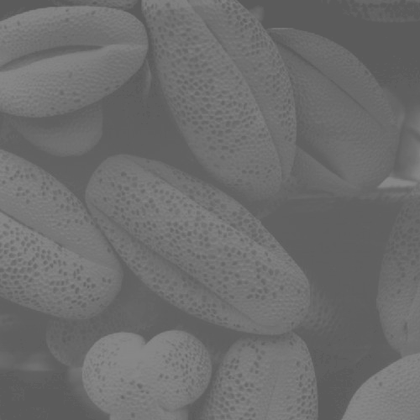
%> input picture DIP/DIP参考书籍代码和素材/0_images/gsls_test1.tif, 420 x 420 px, shrunk from 500 x 500 before the run
$ octave Image_Constrast2.m   (GNU Octave 9; MATLAB toolbox functions it lacks are replaced by stand-ins)
%> lines starting %> are read from the running program, lines starting %| are printed output that depends on the picture
### DIP/DIP参考书籍代码/2_Matlab_Project/3.2_Image_Constrast/Gray2Gray_Data_Gen.m
% 打印函数2：Gray输入，Gray输出
%   Gray2Gray_Data_Gen(uint8 img_Gray1, uint8 img_Gray2)
%   img_Gray1：输入待处理的灰度图像
%   img_Gray2：输入处理后的灰度图像
%   img_Gray1.dat：输出待处理的灰度图像hex数据（比对源数据）
%   img_Gray2.dat：输出处理完的灰度图像hex数据（比对结果）

function Gray2Gray_Data_Gen(img_Gray1,img_Gray2)

h1 = size(img_Gray1,1);         % 读取图像高度
w1 = size(img_Gray1,2);         % 读取图像宽度
h2 = size(img_Gray2,1);         % 读取图像高度
w2 = size(img_Gray2,2);         % 读取图像宽度

% -------------------------------------------------------------------------
% Simulation Source Data Generate
bar = waitbar(0,'Speed of source data generating...');  %Creat process bar
fid = fopen('.\img_Gray1.dat','wt');
for row = 1 : h1
    line_pixel = lower(dec2hex(img_Gray1(row,:),2))';
    str_data_tmp = [];
    for col = 1 : w1
        str_data_tmp = [str_data_tmp,line_pixel(col*2-1:col*2),' '];
    end
    str_data_tmp = [str_data_tmp,10];
    fprintf(fid,'%s',str_data_tmp);
    waitbar(row/h1);
end
fclose(fid);
close(bar);   % Close waitbar.

% Simulation Target Data Generate
bar = waitbar(0,'Speed of target data generating...');  %Creat process bar
fid = fopen('.\img_Gray2.dat','wt');
for row = 1 : h2
    line_pixel = lower(dec2hex(img_Gray2(row,:),2))';
    str_data_tmp = [];
    for col = 1 : w2
        str_data_tmp = [str_data_tmp,line_pixel(col*2-1:col*2),' '];
    end
    str_data_tmp = [str_data_tmp,10];
    fprintf(fid,'%s',str_data_tmp);
    waitbar(row/h2);
end
fclose(fid);
close(bar);   % Close waitbar.

### DIP/DIP参考书籍代码/2_Matlab_Project/3.2_Image_Constrast/Image_Constrast2.m
clear all; close all; clc;

% -------------------------------------------------------------------------
% Read PC image to Matlab
% IMG1 = imread('../../0_images/scart.jpg');    % 读取jpg图像
IMG1 = imread('../../0_images/gsls_test1.tif');    % 读取jpg图像
%> IMG1 is the input picture: size 420x420 uint8; min 88, max 137, mean 109.1
% IMG1 = rgb2gray(IMG1);
h = size(IMG1,1);         % 读取图像高度
%> h = 420
w = size(IMG1,2);         % 读取图像宽度
%> w = 420
subplot(121);imshow(IMG1);title('原图');

% -------------------------------------------------------------------------
THRESHOLD = 127;
E=5;
% IMG1 = double(IMG1);
IMG2 = zeros(h,w);
for i = 1:h
    for j = 1:w
        IMG2(i,j) = (1./(1 + (THRESHOLD./double(IMG1(i,j))).^E)) * 255;
    end

end
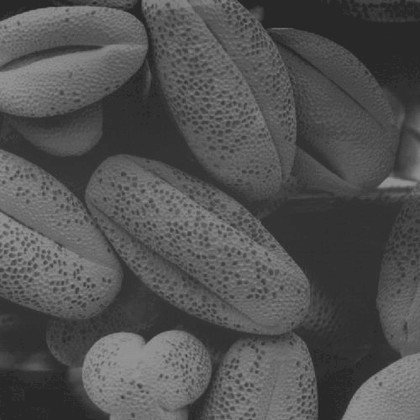
%> IMG2: size 420x420 double; min 35.12, max 151.4, mean 82.3
IMG2 = uint8(IMG2);
%> IMG2: size 420x420 uint8
subplot(122);imshow(IMG2);title('对比度增强效果');

% -------------------------------------------------------------------------
figure;
subplot(231);imshow(IMG1);title('原图');
subplot(232);imshow(IMG2);title('指数对比度增强图');
subplot(233);imhist(IMG2);title('增强后直方图');

IMG3 = zeros(h,w);
IMG3 = histeq(IMG1);
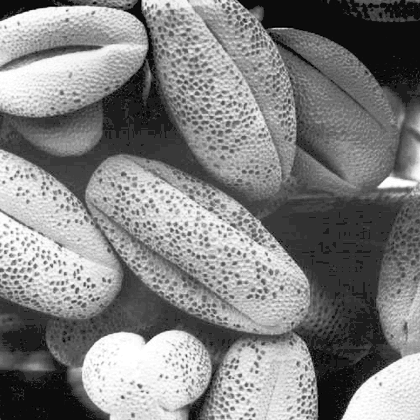
%> IMG3: size 420x420 uint8; min 0, max 255, mean 129.5
subplot(235);imshow((IMG3));title('直方图拉伸图');
subplot(236);imhist(IMG3);title('拉伸后直方图');

% -------------------------------------------------------------------------
% Generate image Source Data and Target Data
Gray2Gray_Data_Gen(IMG1,IMG2);
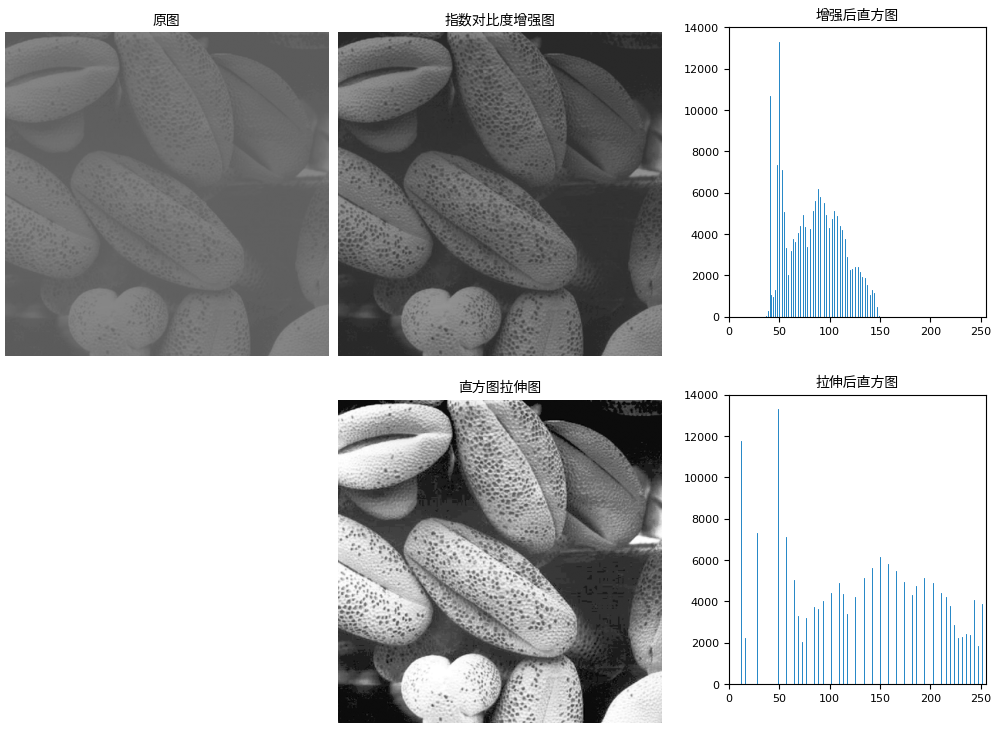
%> figure redrawn from the program's plot data, 5 panels

$ run again, with DIP/DIP参考书籍代码和素材/0_images/gsls_rice.tif copied over DIP/DIP参考书籍代码和素材/0_images/gsls_test1.tif
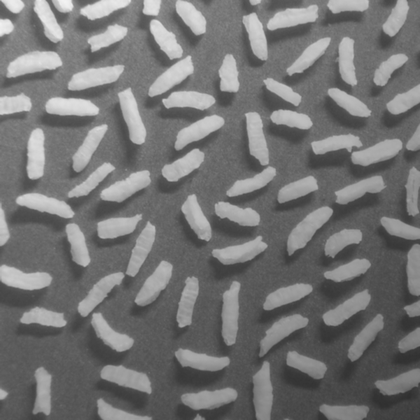
%> input picture DIP/DIP参考书籍代码和素材/0_images/gsls_rice.tif, 420 x 420 px, shrunk from 600 x 600 before the run
%> IMG1 is the input picture: size 420x420 uint8; min 47, max 243, mean 116.4
%> after the loop `for i = 1:h`:
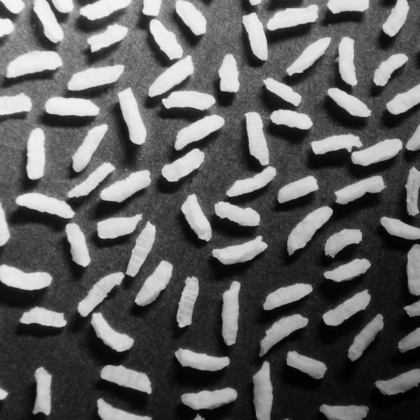
%> IMG2: size 420x420 double; min 1.76, max 245.4, mean 95.9
%> `IMG3 = histeq(IMG1);`:
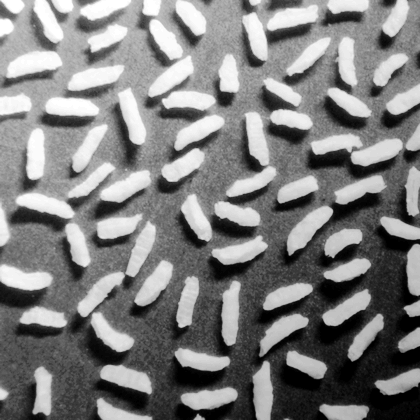
%> IMG3: size 420x420 uint8; min 0, max 255, mean 126.6
